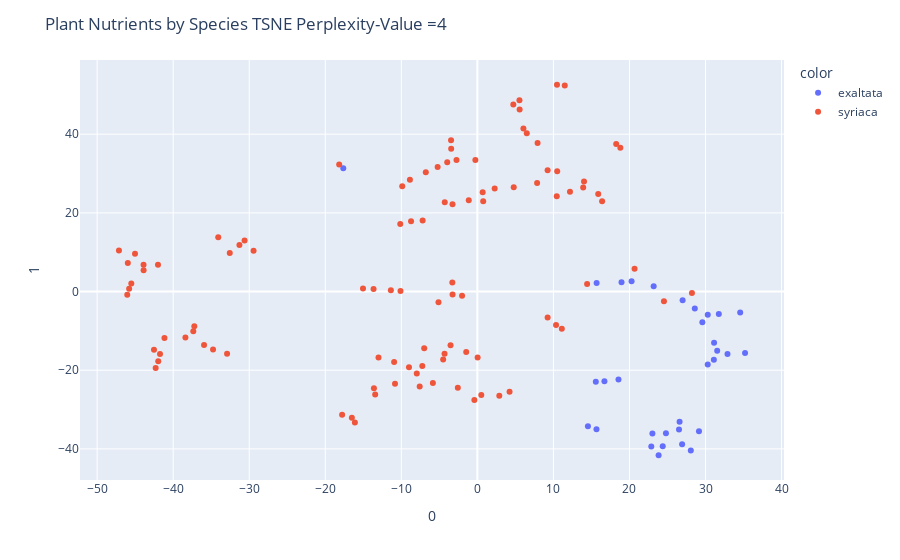

Here is the notebook cell this chart was saved with:
### Markdown cell above
## TSNE of Plant Nutrients by Species

### Code cell
perplexity_value = 4 # Change this to your desired perplexity

tsne = TSNE(n_components=2, perplexity=perplexity_value, random_state=42)
tsne_transformed = tsne.fit_transform(subdf[nutrients])

fig = px.scatter(tsne_transformed, x=0, y=1, color=subdf['species'])
fig.update_layout(title = 'Plant Nutrients by Species TSNE Perplexity-Value =' + str(perplexity_value))
fig.show()

### Figure 1 — Plotly figure (JSON) as saved in the notebook; plotly's stock layout.template omitted (floating-point values rounded to 4 significant figures)
{"data": [{"hovertemplate": "color=exaltata<br>0=%{x}<br>1=%{y}<extra></extra>", "legendgroup": "exaltata", "marker": {"color": "#636efa", "symbol": "circle"}, "mode": "markers", "name": "exaltata", "orientation": "v", "showlegend": true, "type": "scatter", "x": [35.2, 28.59, 29.59, 31.75, 30.3, 32.89, 31.1, 31.54, 31.13, 30.29, 15.68, -17.63, 26.99, 34.56, 20.28, 18.96, 23.02, 28.07, 29.14, 23.83, 26.51, 26.92, 15.66, 14.54, 24.8, 26.59, 24.37, 22.87, 15.57, 16.71, 18.56, 23.18], "xaxis": "x", "y": [-15.63, -4.309, -7.795, -5.694, -5.887, -15.85, -17.37, -15.03, -13.03, -18.57, 2.184, 31.34, -2.183, -5.352, 2.605, 2.343, -36.09, -40.43, -35.49, -41.61, -35.08, -38.84, -35.01, -34.24, -36.02, -33.1, -39.35, -39.4, -22.91, -22.83, -22.37, 1.315], "yaxis": "y"}, {"hovertemplate": "color=syriaca<br>0=%{x}<br>1=%{y}<extra></extra>", "legendgroup": "syriaca", "marker": {"color": "#EF553B", "symbol": "circle"}, "mode": "markers", "name": "syriaca", "orientation": "v", "showlegend": true, "type": "scatter", "x": [4.231, -42.0, -45.97, 2.883, -43.89, -35.94, -45.79, -46.04, -45.51, -32.56, -43.9, 9.235, 13.91, 18.25, 18.8, 12.18, 2.273, -0.2628, 14.02, 15.89, 10.5, -10.95, 14.43, -13.0, -3.461, 10.44, 16.4, -30.61, -18.17, -13.44, -17.79, -16.5, -16.11, -10.83, 11.11, 10.34, 9.237, -7.969, -5.851, -4.497, -4.317, -3.527, -1.468, -6.992, 0.03243, -7.585, -8.993, -7.242, -13.6, 7.854, 0.6968, -4.289, -3.267, 0.7681, -2.57, -47.13, -3.293, -1.134, 0.5158, 20.67, -7.2, -8.722, -10.14, -0.3936, -9.88, -45.02, -32.91, -15.04, -37.36, -37.22, -41.15, -38.39, -42.3, -42.53, -41.73, -31.29, -41.97, -5.113, -11.38, -13.65, -10.11, -3.263, -2.014, 6.496, 5.558, 6.055, 4.724, 5.533, 11.49, 10.47, 7.918, 28.22, -3.963, -3.445, -2.745, -5.226, -6.781, -8.871, 4.781, -34.08, 24.54, -29.43, -34.76], "xaxis": "x", "y": [-25.5, 6.787, 7.263, -26.52, 5.436, -13.57, 0.7005, -0.7952, 2.043, 9.765, 6.824, 30.82, 26.44, 37.53, 36.55, 25.39, 26.22, 33.43, 27.96, 24.82, 30.58, -17.91, 1.895, -16.74, 38.44, 24.24, 22.94, 12.97, 32.29, -26.16, -31.31, -32.09, -33.28, -23.44, -9.427, -8.529, -6.603, -20.83, -23.27, -17.29, -15.79, -13.65, -15.39, -14.42, -16.75, -24.16, -19.22, -18.93, -24.6, 27.62, 25.21, 22.7, 22.19, 22.94, -24.43, 10.41, 2.32, 23.18, -26.3, 5.808, 18.05, 17.85, 17.18, -27.6, 26.74, 9.589, -15.82, 0.7947, -10.08, -8.811, -11.78, -11.65, -19.44, -14.8, -15.88, 11.81, -17.7, -2.699, 0.3023, 0.6149, 0.1588, -0.7359, -1.073, 40.25, 46.26, 41.41, 47.57, 48.66, 52.36, 52.56, 37.79, -0.4026, 32.86, 36.27, 33.41, 31.67, 30.31, 28.4, 26.52, 13.78, -2.481, 10.36, -14.73], "yaxis": "y"}], "layout": {"legend": {"title": {"text": "color"}, "tracegroupgap": 0}, "margin": {"t": 60}, "title": {"text": "Plant Nutrients by Species TSNE Perplexity-Value =4"}, "xaxis": {"anchor": "y", "domain": [0, 1], "title": {"text": "0"}}, "yaxis": {"anchor": "x", "domain": [0, 1], "title": {"text": "1"}}}}
